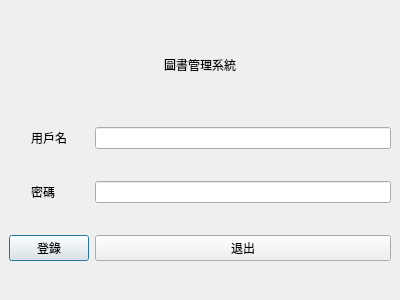
<?xml version="1.0" encoding="UTF-8"?>
<ui version="4.0">
 <class>DLG_Login</class>
 <widget class="QDialog" name="DLG_Login">
  <property name="geometry">
   <rect>
    <x>0</x>
    <y>0</y>
    <width>400</width>
    <height>300</height>
   </rect>
  </property>
  <property name="windowTitle">
   <string>Dialog</string>
  </property>
  <layout class="QGridLayout" name="gridLayout">
   <property name="leftMargin">
    <number>0</number>
   </property>
   <property name="topMargin">
    <number>0</number>
   </property>
   <property name="rightMargin">
    <number>0</number>
   </property>
   <property name="bottomMargin">
    <number>0</number>
   </property>
   <property name="spacing">
    <number>0</number>
   </property>
   <item row="0" column="0">
    <widget class="QWidget" name="bg" native="true">
     <layout class="QGridLayout" name="gridLayout_2">
      <item row="1" column="3">
       <widget class="QLineEdit" name="le_user"/>
      </item>
      <item row="2" column="1">
       <widget class="QLabel" name="lb_txt2">
        <property name="text">
         <string>密碼</string>
        </property>
       </widget>
      </item>
      <item row="2" column="3">
       <widget class="QLineEdit" name="le_pass"/>
      </item>
      <item row="3" column="0" colspan="3">
       <widget class="QPushButton" name="btn_login">
        <property name="text">
         <string>登錄</string>
        </property>
       </widget>
      </item>
      <item row="3" column="3">
       <widget class="QPushButton" name="btn_exit">
        <property name="text">
         <string>退出</string>
        </property>
       </widget>
      </item>
      <item row="0" column="0" colspan="4">
       <widget class="QLabel" name="lb_tittle">
        <property name="maximumSize">
         <size>
          <width>16777215</width>
          <height>60</height>
         </size>
        </property>
        <property name="text">
         <string>圖書管理系統</string>
        </property>
        <property name="alignment">
         <set>Qt::AlignCenter</set>
        </property>
       </widget>
      </item>
      <item row="1" column="1">
       <widget class="QLabel" name="lb_txt1">
        <property name="text">
         <string>用戶名</string>
        </property>
       </widget>
      </item>
     </layout>
    </widget>
   </item>
  </layout>
 </widget>
 <resources/>
 <connections/>
</ui>
